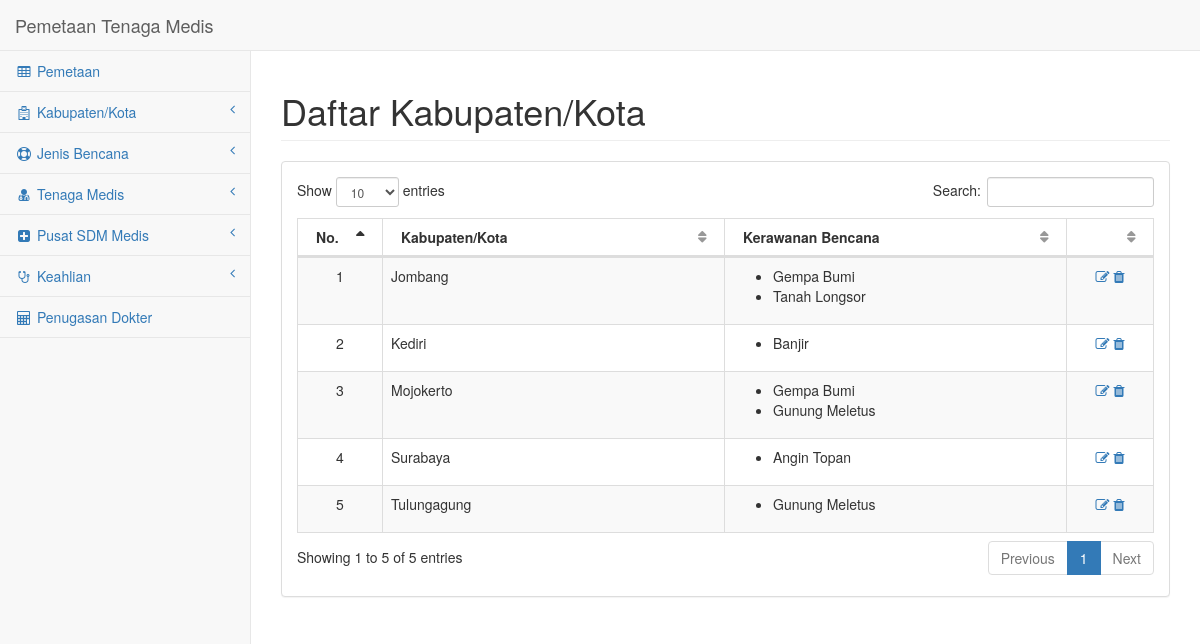
/index.php/main/daftar_kab_kota, run on the app's committed database.
### tables this page shows
CREATE TABLE IF NOT EXISTS `kab_kota` (
  `id_kota` int(10) NOT NULL,
  `nama_kota` varchar(20) NOT NULL
);

CREATE TABLE IF NOT EXISTS `bencana` (
  `id_bencana` int(10) NOT NULL,
  `nama_bencana` varchar(20) NOT NULL
);

### application/controllers/Main.php (called while the page is built, shortened)
<?php
class Main extends CI_Controller
{
	public function daftar_kab_kota()
	{
		$this->load->model('kab_kota_model');
		$data['kab_kota'] = $this->kab_kota_model->get();
		$this->load->view('master/header');
		$this->load->view('kab_kota/daftar', $data);
		$this->load->view('master/footer');
	}
}

### index.php (called while the page is built, shortened)
<?php
require_once BASEPATH.'core/CodeIgniter.php';

### application/models/Kab_kota_model.php (called while the page is built, shortened)
<?php
class Kab_kota_model extends CI_Model
{
	public function get()
	{
		$this->db->select('kab_kota.id_kota, kab_kota.nama_kota, bencana.nama_bencana');
		$this->db->from('kab_kota, bencana, rawan_akan');
		$this->db->where('kab_kota.id_kota = rawan_akan.id_kota and bencana.id_bencana = rawan_akan.id_bencana');
		$this->db->order_by('kab_kota.nama_kota, bencana.nama_bencana', 'asc');
		$query = $this->db->get();
		return $query;
	}
}

### application/views/kab_kota/daftar.php (the view)
<div id="page-wrapper">
    <div class="row">
        <div class="col-lg-12">
            <h1 class="page-header">Daftar Kabupaten/Kota</h1>
        </div>
    </div>
    <div class="row">
        <div class="col-lg-12">
            <div class="panel panel-default">
                <div class="panel-body">
                    <div class="dataTable_wrapper">
                        <table class="table table-striped table-bordered table-hover" id="dataTables-example">
                            <thead>
                                <tr>
                                    <th class="col-sm-1">No.</th>
                                    <th class="col-sm-4">Kabupaten/Kota</th>
                                    <th class="col-sm-4">Kerawanan Bencana</th>
                                    <th class="col-sm-1"></th>
                                </tr>
                            </thead>
                            <tbody>
                            <?php
                                $i = 0; $j = 1;
                                $n = $kab_kota->num_rows();
                                while($i < $n)
                                {
                                    $row = $kab_kota->row($i);
                                    echo '<tr>';
                                        echo '<td class="text-center">'.$j.'</td>';
                                        echo '<td>'.$row->nama_kota.'</td>';
                                        echo '<td><ul>';
                                            $id = $row->id_kota;
                                            while($id == $row->id_kota && $i < $n)
                                            {
                                                echo '<li>'.$row->nama_bencana.'</li>';
                                                $i++;
                                                $row = $kab_kota->row($i);
                                            }
                                        echo '</ul></td>';
                                    echo '<td class="text-center">
                                        <a href="'.site_url("main/ubah_kab_kota/".$id).'" title="Ubah Data">
                                            <i class="fa fa-edit"></i>
                                        </a>
                                        <a href="#" class="modal-anchor" data-toggle="modal" data-target="#pageModal" data-key="'.$id.'" data-task="delete_kab_kota" title="Hapus Data">
                                            <i class="fa fa-trash"></i>
                                        </a>
                                    </td>';
                                    $j++;
                                }
                            ?>
                            </tbody>
                        </table>
                    </div>
                </div>
            </div>
        </div>
    </div>
</div>

### application/views/master/header.php (shortened to what this page needs)
<!DOCTYPE html>
<html lang="en">
<head>
    <link href="<?php echo base_url() ?>assets/css/bootstrap.min.css" rel="stylesheet">
    <link href="<?php echo base_url() ?>assets/css/metisMenu.min.css" rel="stylesheet">
    <link href="<?php echo base_url() ?>assets/css/dataTables.bootstrap.css" rel="stylesheet">
    <link href="<?php echo base_url() ?>assets/css/dataTables.responsive.css" rel="stylesheet">
    <link href="<?php echo base_url() ?>assets/css/sb-admin-2.css" rel="stylesheet">
    <link href="<?php echo base_url() ?>assets/css/font-awesome.min.css" rel="stylesheet" type="text/css">
</head>
<body>
    <div id="wrapper">
        <nav class="navbar navbar-default navbar-static-top" role="navigation" style="margin-bottom: 0">
            <div class="navbar-header">
                <a class="navbar-brand">Pemetaan Tenaga Medis</a>
            </div>
            <div class="navbar-default sidebar" role="navigation">
                <div class="sidebar-nav navbar-collapse">
                    <ul class="nav" id="side-menu">
                        <li>
                            <a href="<?php echo site_url("main/index") ?>"><i class="fa fa-table fa-fw"></i> Pemetaan</a>
                        </li>
                        <li>
                            <a href="#"><i class="fa fa-hospital-o fa-fw"></i> Kabupaten/Kota<span class="fa arrow"></span></a>
                        </li>
                        <li>
                            <a href="#"><i class="fa fa-life-ring fa-fw"></i> Jenis Bencana<span class="fa arrow"></span></a>
                        </li>
                        <li>
                            <a href="#"><i class="fa fa-user-md fa-fw"></i> Tenaga Medis<span class="fa arrow"></span></a>
                        </li>
                        <li>
                            <a href="#"><i class="fa fa-plus-square fa-fw"></i> Pusat SDM Medis<span class="fa arrow"></span></a>
                        </li>
                        <li>
                            <a href="#"><i class="fa fa-stethoscope fa-fw"></i> Keahlian<span class="fa arrow"></span></a>
                        </li>
						<li>
                            <a href="<?php echo site_url("compute") ?>"><i class="fa fa-calculator fa-fw"></i> Penugasan Dokter</a>
                        </li>
                    </ul>
                </div>
            </div>
        </nav>

### application/views/master/footer.php (shortened to what this page needs)
    </div>
</body>
</html>

### assets/css/sb-admin-2.css (style rules this page uses)
body { background-color: #f8f8f8; }
#wrapper { width: 100%; }
#page-wrapper { padding: 0 15px; min-height: 568px; background-color: #fff; }
@media (min-width:768px) { #page-wrapper { position: inherit; margin: 0 0 0 250px; padding: 0 30px; border-left: 1px solid #e7e7e7; } }
.sidebar .sidebar-nav.navbar-collapse { padding-right: 0; padding-left: 0; }
.sidebar ul li { border-bottom: 1px solid #e7e7e7; }
.sidebar .arrow { float: right; }
.sidebar .fa.arrow:before { content: "\f104"; }
@media (min-width:768px) { .sidebar { z-index: 1; position: absolute; width: 250px; margin-top: 51px; } }
table.dataTable thead .sorting, table.dataTable thead .sorting_asc, table.dataTable thead .sorting_desc, table.dataTable thead .sorting_asc_disabled, table.dataTable thead .sorting_desc_disabled { background: 0 0; }
table.dataTable thead .sorting_asc:after { content: "\f0de"; float: right; font-family: fontawesome; }
table.dataTable thead .sorting:after { content: "\f0dc"; float: right; font-family: fontawesome; color: rgba(50,50,50,.5); }

### data on the page
kab_kota: nama_kota "Jombang", bencana.nama_bencana "Gempa Bumi", bencana.nama_bencana "Tanah Longsor"
kab_kota: nama_kota "Kediri", bencana.nama_bencana "Banjir"
kab_kota: nama_kota "Mojokerto", bencana.nama_bencana "Gempa Bumi", bencana.nama_bencana "Gunung Meletus"
kab_kota: nama_kota "Surabaya", bencana.nama_bencana "Angin Topan"
kab_kota: nama_kota "Tulungagung", bencana.nama_bencana "Gunung Meletus"
